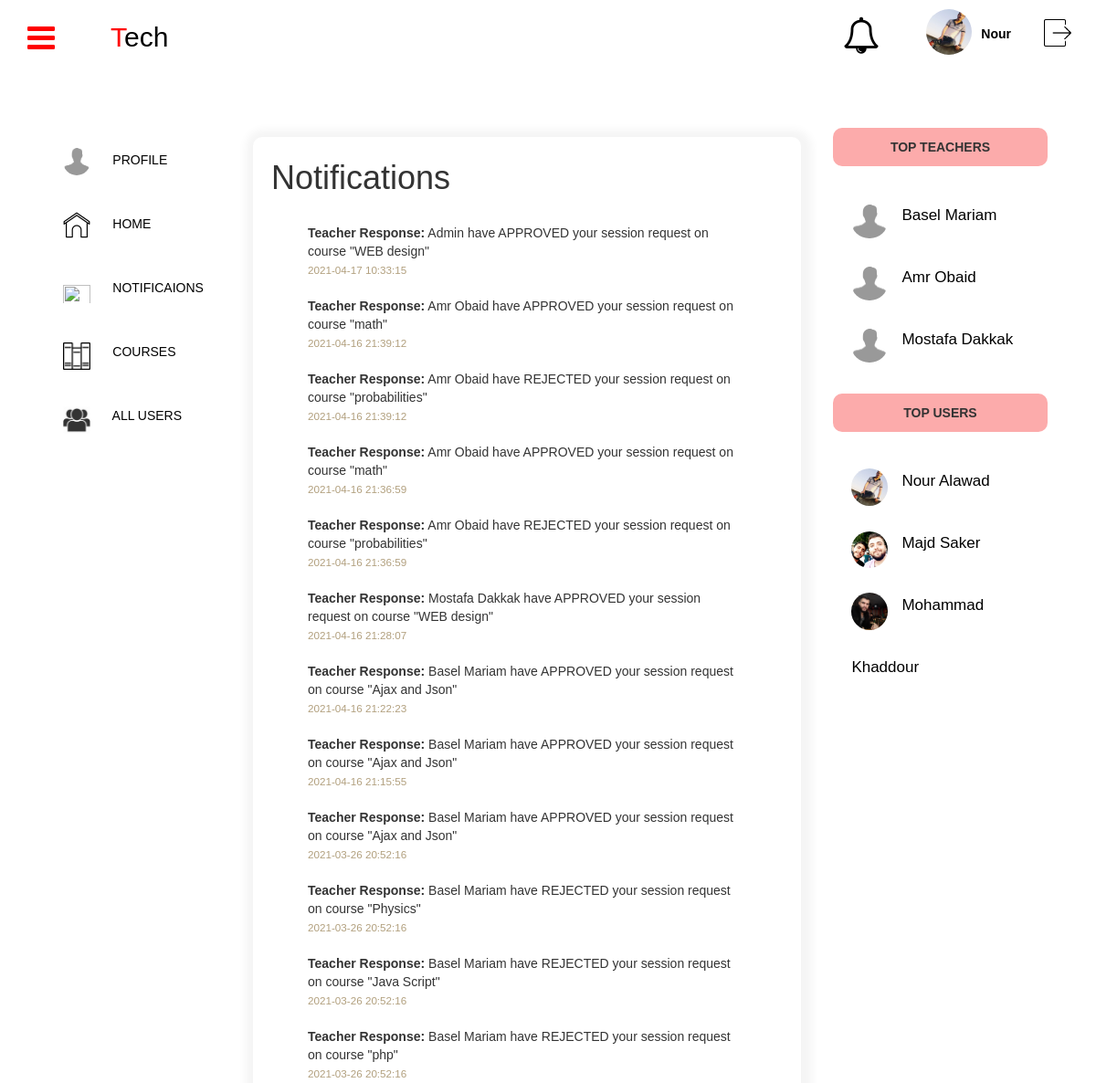
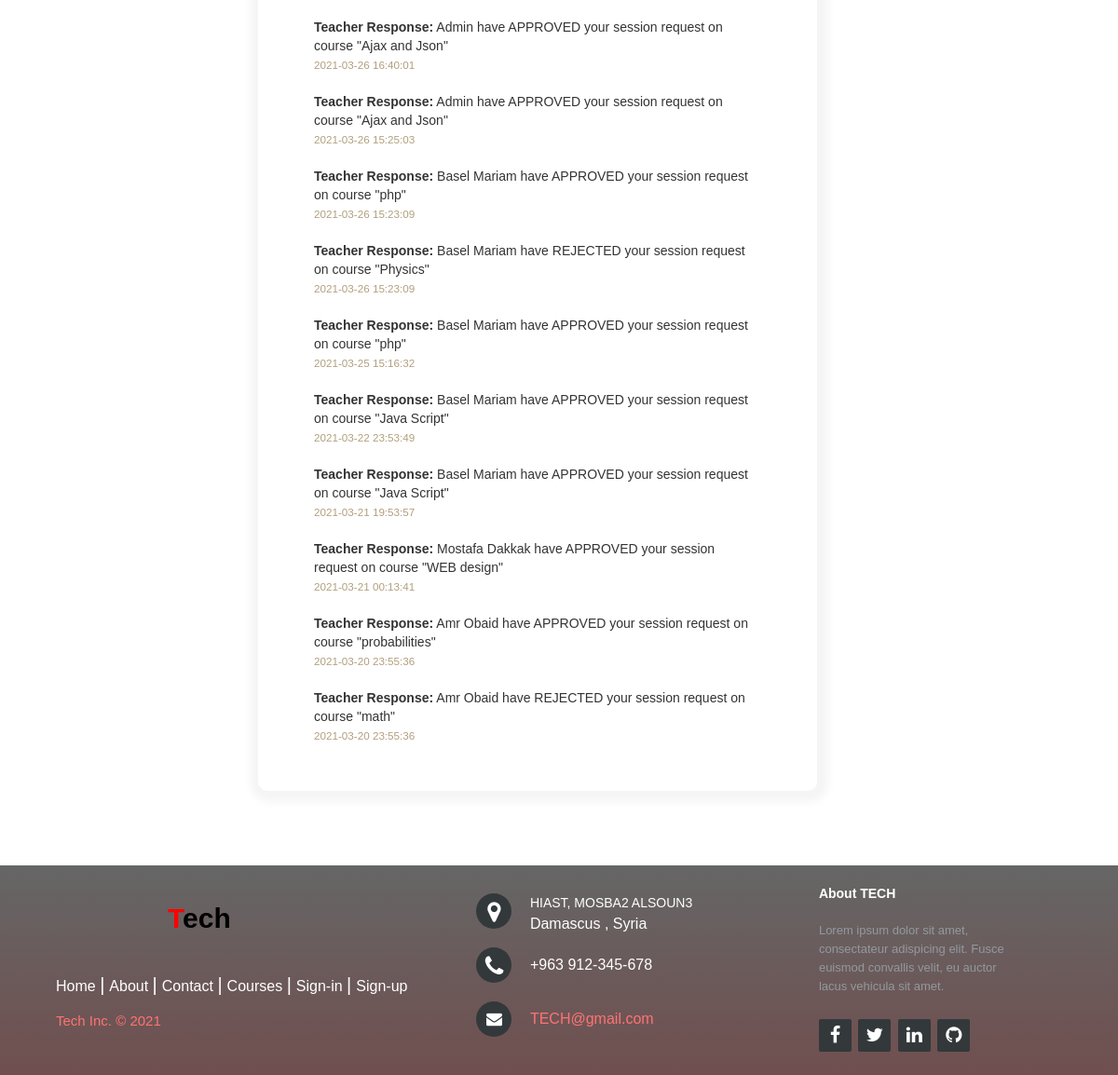
The app's page /notification (signed in) with its own data (2 pictures, top to bottom).
### tables this page shows
CREATE TABLE `notification` (
  `id` int(11) NOT NULL,
  `header` varchar(500) NOT NULL,
  `body` text NOT NULL,
  `seen` tinyint(4) NOT NULL DEFAULT 1,
  `seen_date` timestamp NULL DEFAULT NULL ON UPDATE current_timestamp(),
  `sender_id` int(11) NOT NULL,
  `subject_name` varchar(100) NOT NULL,
  `send_date` timestamp NOT NULL DEFAULT current_timestamp()
);

CREATE TABLE `user` (
  `id` int(11) NOT NULL,
  `first_name` varchar(50) NOT NULL,
  `last_name` varchar(50) NOT NULL,
  `password_hash` varchar(5000) NOT NULL,
  `email` varchar(100) DEFAULT NULL,
  `is_active` tinyint(4) DEFAULT 1,
  `role` varchar(45) NOT NULL,
  `bio` varchar(200) NOT NULL,
  `mobile_number` bigint(14) NOT NULL DEFAULT 963912345678,
  `birthday` date NOT NULL DEFAULT '1990-01-01',
  `gender` varchar(6) NOT NULL DEFAULT 'male',
  `img_url` varchar(5000) NOT NULL DEFAULT 'default.jpg',
  `facebook_url` varchar(5000) NOT NULL,
  `facebook_token` varchar(5000) NOT NULL
);

CREATE TABLE `teacher` (
  `user_id` int(11) NOT NULL,
  `degree` varchar(100) DEFAULT NULL
);

CREATE TABLE `student` (
  `user_id` int(11) NOT NULL,
  `section` varchar(100) DEFAULT NULL
);

### application/controller/notification.php (called while the page is built, shortened)
<?php
class notification extends Controller
{
    public function index()
    {
        $teacherModel = $this->loadModel("teacherModel");
        $studentModel = $this->loadModel("studentModel");
        $notificationModel = $this->loadModel("notificationModel");
        require 'application/views/_templates/logged-in-header.php';
        require 'application/views/_templates/left-sidebar.php';
        require 'application/views/notification/index.php';
        require 'application/views/_templates/right-sidebar.php';
        require 'application/views/_templates/footer.php';
    }
}

### index.php (called while the page is built, shortened)
<?php
require 'application/libs/controller.php';
$app = new Application();

### application/libs/controller.php (called while the page is built, shortened)
<?php
class Controller
{
    public $db = null;
    private function openDatabaseConnection()
    {
        $options = array(PDO::ATTR_DEFAULT_FETCH_MODE => PDO::FETCH_OBJ, PDO::ATTR_ERRMODE => PDO::ERRMODE_WARNING);
        $this->db = new PDO(DB_TYPE . ':host=' . DB_HOST . ';dbname=' . DB_NAME, DB_USER, DB_PASS, $options);
    }
    public function loadModel($model_name)
    {
        return new $model_name($this->db);
    }
}

### application/models/notificationModel.php (called while the page is built, shortened)
<?php
class notificationModel
{
    function __construct($db) {
        try {
            $this->db = $db;
        } catch (PDOException $e) {
            exit('Database connection could not be established.');
        }
    }
    public function getUserNotifications($id){
        $sql = "SELECT * FROM `user_notification` WHERE recipient_id = :id";
        $query = $this->db->prepare($sql);
        $query->execute(array(
                ':id' => $id
            ));
        return  $query->fetchAll();
    }
    public function getNotificationDetails($id){
        $sql = "SELECT `header`, `body`, `seen`, `subject_name` ,`seen_date`, user.first_name as f_name, img_url , user.last_name as l_name , `send_date`
                FROM `notification` join `user`
                WHERE sender_id = user.id
                AND notification.id = :id";
        $query = $this->db->prepare($sql);
        $query->execute(array(
                ':id' => $id
                ));
        return  $query->fetchAll();
    }
}

### application/models/teacherModel.php (called while the page is built, shortened)
<?php
class teacherModel
{
    function __construct($db) {
        try {
            $this->db = $db;
        } catch (PDOException $e) {
            exit('Database connection could not be established.');
        }
    }
    public function getTeachers() {
        $sql = "SELECT user_id, user.first_name, user.last_name, user.img_url
                from teacher, user
                WHERE user_id = user.id ";
        $query = $this->db->prepare($sql);
        $query->execute();
        return $query->fetchAll();
    }
}

### application/models/studentModel.php (called while the page is built)
<?php
class studentModel
{
    function __construct($db) {
        try {
            $this->db = $db;
        } catch (PDOException $e) {
            exit('Database connection could not be established.');
        }
    }
    public function getStudents() {
        $sql = "SELECT user_id, user.first_name, user.last_name, user.img_url
                from student, user
                WHERE user_id = user.id ";
        $query = $this->db->prepare($sql);
        $query->execute();
        return $query->fetchAll();
    }
}

### application/views/notification/index.php (the view, shortened to what this page needs)
<div class="real-body">
    <div class="notification-container">
        <div class="content">
            <h1>
                Notifications
            </h1>
            <ul class="notification">
                <?php
                    $notifications = $notificationModel->getUserNotifications($_SESSION['user']->id);
                    for ($i=count($notifications)-1;$i>0;$i--) {
                        $single = $notificationModel->getNotificationDetails($notifications[$i]->notification_id);
                        $notificationModel -> setNotificationSeen($notifications[$i]->notification_id);
                ?>
                <li>
                    <span class="notification-header"><?php echo $single[0]->header .":"; ?></span>
                    <?php echo $single[0]->f_name . " " .  $single[0]->l_name. " " .  $single[0]->body . " \"" . $single[0]->subject_name . "\" "; ?><br>
                    <span class="notification-send-date"><?php echo $single[0]->send_date; ?></span>
                </li>
                <?php } ?>
            </ul>
        </div>
    </div>
</div>

### application/views/_templates/right-sidebar.php (shortened to what this page needs)
<div class="right-side-bar">
    <div class="right-content">
        <div class="tops">
            <div class="bests">
                <span>TOP TEACHERS</span>
            </div>
            <ul style="list-style-type: none;">
                <?php
              $teacher = $teacherModel->getTeachers();
              foreach ($teacher as $tmp){
              ?>
                <a href='<?php echo URL; ?>users/profile/<?php echo $tmp->user_id; ?>'>
                    <li>
                        <div class="tops-profile">
                            <img src="<?php echo URL; ?>public/profile-pics/<?php echo $tmp->img_url; ?>" alt="">
                        </div>
                        <span class="top-teacher-name"><?php echo ($tmp->first_name ." ". $tmp->last_name);?></span>
                    </li>
                </a>
                <?php } ?>
            </ul>
        </div>
        <div class="tops">
            <div class="bests">
                <span>TOP USERS</span>
            </div>
            <ul style="list-style-type: none;">
                <?php
              $count=0;
              $student = $studentModel->getStudents();
              foreach ($student as $tmp){
                $count=$count+1;
                if ($count>3)
                  break;
              ?>
                <a href="<?php echo URL; ?>users/profile/<?php echo $tmp->user_id; ?>">
                    <li>
                        <div class="tops-profile">
                            <img src="<?php echo URL; ?>public/profile-pics/<?php echo $tmp->img_url; ?>" alt="">
                        </div>
                        <span class="top-teacher-name"><?php echo ($tmp->first_name ." ". $tmp->last_name);?></span>
                    </li>
                </a>
                <?php } ?>
            </ul>
        </div>
    </div>
</div>

### public/css/template.css (style rules this page uses)
body { margin: 0; padding: 0; font-family: Arial, Helvetica, sans-serif; }
.real-body { float: left; width: 45%; height: auto; }
.right-side-bar { float: left; width: 30%; height: auto; }
.right-side-bar li { cursor: pointer; }
.right-content { padding-top: 40px; }
.bests { background-color: #fa79799f; line-height: 3; font-weight: bolder; text-align: center; box-sizing: border-box; border-radius: 10px; margin-bottom: 20px; }
.tops { width: 85%; margin-bottom: 25px; box-sizing: border-box; }
.tops-profile { float: left; margin-right: 15px; }
.tops-profile img { width: 40px; border-radius: 50%; margin-top: 12px; }
.tops ul { padding: 0; margin: 0; list-style-type: none; display: flex; flex-direction: column; }
.tops ul li { margin: 0; padding: 0; padding-left: 20px; }
.tops a { text-decoration: none; color: black; font-size: 17px; line-height: 4; }

### public/css/table-with-header-footer-leftsidebar.css (style rules this page uses)
body { margin: 0; padding: 0; font-family: Arial, Helvetica, sans-serif; }
.real-body { float: left; width: 73%; height: auto; }

### public/css/notification.css (style rules this page uses)
.notification-container .content { border-radius: 10px; margin: auto; margin-top: 50px; box-shadow: 2px 2px 10px 10px #0000000b; box-sizing: border-box; width: 600px; padding: 20px; padding-top: 5px; }
.notification-container h1 { font-family:'Trebuchet MS', 'Lucida Sans Unicode', 'Lucida Grande', 'Lucida Sans', Arial, sans-serif; padding-bottom: 20px; }
.notification-container .notification-header ,.new-notifications .notification-header { font-weight: 600; }
.notification-container .notification-header, .new-notifications .notification-header { font-weight: 600; }
.notification-container .notification-send-date, .new-notifications .notification-send-date { font-size: smaller; color: rgb(177, 159, 125); }
.notification-container .notification { list-style-type: none; }
.notification-container .notification li { padding-bottom: 20px; width: 90%; }

### records on screen
notification: header "Teacher Response", sender.first_name "Admin", body "have APPROVED your session request on course", subject_name "WEB design", send_date "2021-04-17 10:33:15"
notification: header "Teacher Response", sender.first_name "Amr", sender.last_name "Obaid", body "have APPROVED your session request on course", subject_name "math", send_date "2021-04-16 21:39:12"
notification: header "Teacher Response", sender.first_name "Amr", sender.last_name "Obaid", body "have REJECTED your session request on course", subject_name "probabilities", send_date "2021-04-16 21:39:12"
notification: header "Teacher Response", sender.first_name "Amr", sender.last_name "Obaid", body "have APPROVED your session request on course", subject_name "math", send_date "2021-04-16 21:36:59"
notification: header "Teacher Response", sender.first_name "Amr", sender.last_name "Obaid", body "have REJECTED your session request on course", subject_name "probabilities", send_date "2021-04-16 21:36:59"
notification: header "Teacher Response", sender.first_name "Mostafa", sender.last_name "Dakkak", body "have APPROVED your session request on course", subject_name "WEB design", send_date "2021-04-16 21:28:07"
notification: header "Teacher Response", sender.first_name "Basel", sender.last_name "Mariam", body "have APPROVED your session request on course", subject_name "Ajax and Json", send_date "2021-04-16 21:22:23"
notification: header "Teacher Response", sender.first_name "Basel", sender.last_name "Mariam", body "have APPROVED your session request on course", subject_name "Ajax and Json", send_date "2021-04-16 21:15:55"
notification: header "Teacher Response", sender.first_name "Basel", sender.last_name "Mariam", body "have APPROVED your session request on course", subject_name "Ajax and Json", send_date "2021-03-26 20:52:16"
notification: header "Teacher Response", sender.first_name "Basel", sender.last_name "Mariam", body "have REJECTED your session request on course", subject_name "Physics", send_date "2021-03-26 20:52:16"
notification: header "Teacher Response", sender.first_name "Basel", sender.last_name "Mariam", body "have REJECTED your session request on course", subject_name "Java Script", send_date "2021-03-26 20:52:16"
notification: header "Teacher Response", sender.first_name "Basel", sender.last_name "Mariam", body "have REJECTED your session request on course", subject_name "php", send_date "2021-03-26 20:52:16"
notification: header "Teacher Response", sender.first_name "Admin", body "have APPROVED your session request on course", subject_name "Ajax and Json", send_date "2021-03-26 16:40:01"
notification: header "Teacher Response", sender.first_name "Admin", body "have APPROVED your session request on course", subject_name "Ajax and Json", send_date "2021-03-26 15:25:03"
notification: header "Teacher Response", sender.first_name "Basel", sender.last_name "Mariam", body "have APPROVED your session request on course", subject_name "php", send_date "2021-03-26 15:23:09"
notification: header "Teacher Response", sender.first_name "Basel", sender.last_name "Mariam", body "have REJECTED your session request on course", subject_name "Physics", send_date "2021-03-26 15:23:09"
notification: header "Teacher Response", sender.first_name "Basel", sender.last_name "Mariam", body "have APPROVED your session request on course", subject_name "php", send_date "2021-03-25 15:16:32"
notification: header "Teacher Response", sender.first_name "Basel", sender.last_name "Mariam", body "have APPROVED your session request on course", subject_name "Java Script", send_date "2021-03-22 23:53:49"
notification: header "Teacher Response", sender.first_name "Basel", sender.last_name "Mariam", body "have APPROVED your session request on course", subject_name "Java Script", send_date "2021-03-21 19:53:57"
notification: header "Teacher Response", sender.first_name "Mostafa", sender.last_name "Dakkak", body "have APPROVED your session request on course", subject_name "WEB design", send_date "2021-03-21 00:13:41"
notification: header "Teacher Response", sender.first_name "Amr", sender.last_name "Obaid", body "have APPROVED your session request on course", subject_name "probabilities", send_date "2021-03-20 23:55:36"
notification: header "Teacher Response", sender.first_name "Amr", sender.last_name "Obaid", body "have REJECTED your session request on course", subject_name "math", send_date "2021-03-20 23:55:36"
teacher: user_id.img_url (placeholder picture), user_id.first_name "Basel", user_id.last_name "Mariam"
teacher: user_id.img_url (placeholder picture), user_id.first_name "Amr", user_id.last_name "Obaid"
teacher: user_id.img_url (placeholder picture), user_id.first_name "Mostafa", user_id.last_name "Dakkak"
student: user_id.img_url (picture), user_id.first_name "Nour", user_id.last_name "Alawad"
student: user_id.img_url (picture), user_id.first_name "Majd", user_id.last_name "Saker"
student: user_id.img_url (picture), user_id.first_name "Mohammad", user_id.last_name "Khaddour"

### other values on screen
$_SESSION['user']->first_name "Nour"
